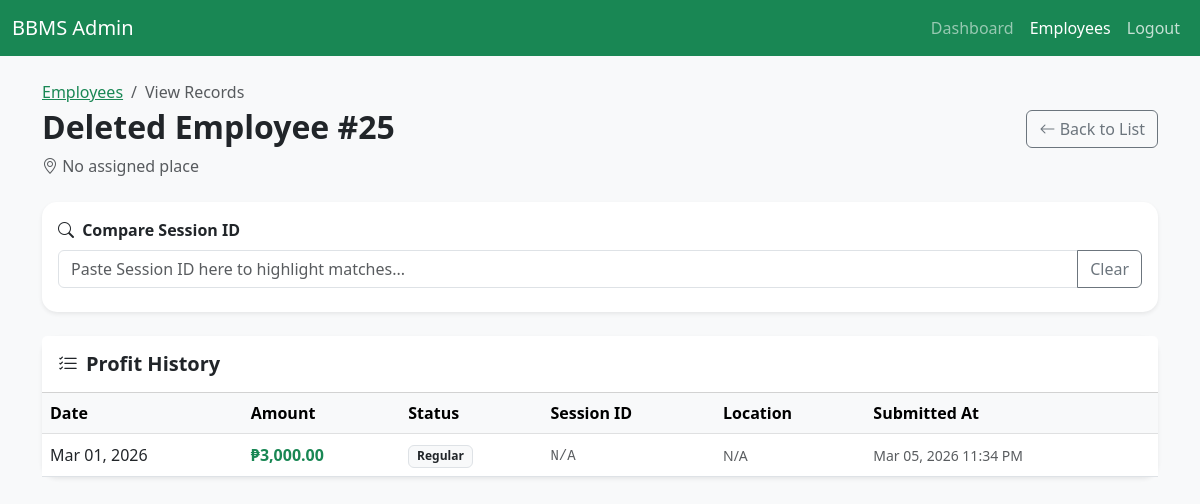
The app's page /view_employee_records.php?id=25 (signed in) with its own data.
### tables this page shows
CREATE TABLE `employees` (
  `id` int(11) NOT NULL,
  `name` varchar(255) NOT NULL,
  `assigned_place` varchar(255) DEFAULT NULL,
  `is_active` tinyint(1) NOT NULL DEFAULT 1,
  `created_at` timestamp NOT NULL DEFAULT current_timestamp()
);

CREATE TABLE `profits` (
  `id` int(11) NOT NULL,
  `employee_id` int(11) DEFAULT NULL,
  `profit_date` date DEFAULT curdate(),
  `amount` decimal(10,2) NOT NULL,
  `is_training` tinyint(1) DEFAULT 0,
  `submitted_at` timestamp NOT NULL DEFAULT current_timestamp(),
  `status` varchar(50) DEFAULT 'Normal',
  `other_status_text` varchar(255) DEFAULT NULL,
  `session_id` varchar(255) DEFAULT NULL,
  `latitude` decimal(10,7) DEFAULT NULL,
  `longitude` decimal(10,7) DEFAULT NULL
);

### view_employee_records.php (the view, shortened to what this page needs)
<?php
require_once 'db.php';
$employee_id = $_GET['id'] ?? null;
$stmt = $pdo->prepare("SELECT * FROM employees WHERE id = ?");
$stmt->execute([$employee_id]);
$employee = $stmt->fetch();
$stmt = $pdo->prepare("
    SELECT * FROM profits
    WHERE employee_id = ?
    ORDER BY profit_date DESC, submitted_at DESC
");
$stmt->execute([$employee_id]);
$records = $stmt->fetchAll();
?>
<!DOCTYPE html>
<html lang="en">
<head>
    <link href="https://cdn.jsdelivr.net/npm/bootstrap@5.3.0/dist/css/bootstrap.min.css" rel="stylesheet">
    <link rel="stylesheet" href="https://cdn.jsdelivr.net/npm/bootstrap-icons@1.11.1/font/bootstrap-icons.css">
</head>
<body>
<nav class="navbar navbar-expand-lg navbar-dark bg-success">
    <div class="container-fluid">
        <a class="navbar-brand" href="dashboard.php">BBMS Admin</a>
        <div class="collapse navbar-collapse">
            <div class="navbar-nav ms-auto">
                <a class="nav-link" href="dashboard.php">Dashboard</a>
                <a class="nav-link active" href="manage_employees.php">Employees</a>
                <a class="nav-link text-white opacity-75" href="logout.php">Logout</a>
            </div>
        </div>
    </div>
</nav>
<div class="container mt-4">
    <div class="d-flex justify-content-between align-items-center mb-4">
        <div>
            <nav aria-label="breadcrumb">
                <ol class="breadcrumb mb-1">
                    <li class="breadcrumb-item"><a href="manage_employees.php" class="text-success">Employees</a></li>
                    <li class="breadcrumb-item active">View Records</li>
                </ol>
            </nav>
            <h2 class="fw-bold"><?php echo htmlspecialchars($employee['name']); ?></h2>
            <p class="text-muted mb-0"><i class="bi bi-geo-alt"></i> <?php echo htmlspecialchars($employee['assigned_place'] ?? 'No assigned place'); ?></p>
        </div>
        <a href="manage_employees.php" class="btn btn-outline-secondary">
            <i class="bi bi-arrow-left"></i> Back to List
        </a>
    </div>
    <div class="card shadow-sm mb-4">
        <div class="card-body">
            <label class="form-label fw-bold"><i class="bi bi-search me-1"></i> Compare Session ID</label>
            <div class="input-group">
                <input type="text" id="compareIdInput" class="form-control" placeholder="Paste Session ID here to highlight matches...">
                <button class="btn btn-outline-secondary" type="button" onclick="clearCompare()">Clear</button>
            </div>
        </div>
    </div>
    <div class="card shadow-sm">
        <div class="card-header bg-white py-3">
            <h5 class="mb-0 fw-bold"><i class="bi bi-list-check me-2"></i>Profit History</h5>
        </div>
        <div class="table-responsive">
            <table class="table table-hover align-middle mb-0">
                <thead class="table-light">
                    <tr>
                        <th>Date</th>
                        <th>Amount</th>
                        <th>Status</th>
                        <th>Session ID</th>
                        <th>Location</th>
                        <th>Submitted At</th>
                    </tr>
                </thead>
                <tbody>
                    <?php if (count($records) > 0): ?>
                        <?php foreach ($records as $row): ?>
                        <tr>
                            <td><?php echo date('M d, Y', strtotime($row['profit_date'])); ?></td>
                            <td class="fw-bold text-success">₱<?php echo number_format($row['amount'], 2); ?></td>
                            <td>
                                <span class="badge bg-light text-dark border">
                                    <?php
                                        echo htmlspecialchars($row['status']);
                                    ?>
                                </span>
                            </td>
                            <td>
                                <small class="text-muted font-monospace session-id-cell"><?php echo htmlspecialchars($row['session_id'] ?? 'N/A'); ?></small>
                            </td>
                            <td>
                                <?php
                                    $lat = $row['latitude'] ?? null;
                                    $lng = $row['longitude'] ?? null;
                                    $hasLoc = ($lat !== null && $lat !== '' && $lng !== null && $lng !== '');
                                    $label = $hasLoc ? (intval(round((float)$lat)) . ',' . intval(round((float)$lng))) : 'N/A';
                                ?>
                                <?php if ($hasLoc): ?>
                                    <button
                                        type="button"
                                        class="btn btn-sm btn-outline-success location-btn"
                                        data-lat="<?php echo htmlspecialchars((string)$lat); ?>"
                                        data-lng="<?php echo htmlspecialchars((string)$lng); ?>"
                                        data-bs-toggle="modal"
                                        data-bs-target="#locationModal"
                                    >
                                        <?php echo htmlspecialchars($label); ?>
                                    </button>
                                <?php else: ?>
                                    <small class="text-muted">N/A</small>
                                <?php endif; ?>
                            </td>
                            <td>
                                <small class="text-muted">
                                    <?php echo $row['submitted_at'] ? date('M d, Y g:i A', strtotime($row['submitted_at'])) : 'N/A'; ?>
                                </small>
                            </td>
                        </tr>
                        <?php endforeach; ?>
                    <?php else: ?>
                        <tr>
                            <td colspan="6" class="text-center py-4 text-muted">No records found for this employee.</td>
                        </tr>
                    <?php endif; ?>
                </tbody>
            </table>
        </div>
    </div>
</div>
</body>
</html>

### view_employee_records.php (style rules this page uses)
body { background-color: #f8f9fa; }
.card { border-radius: 15px; border: none; }

### records on screen
employees: name "Deleted Employee #25", assigned_place "No assigned place"
profits: profit_date "Mar 01, 2026", amount "3,000.00", status "Regular", session "N/A", submitted_at "Mar 05, 2026 11:34 PM"
